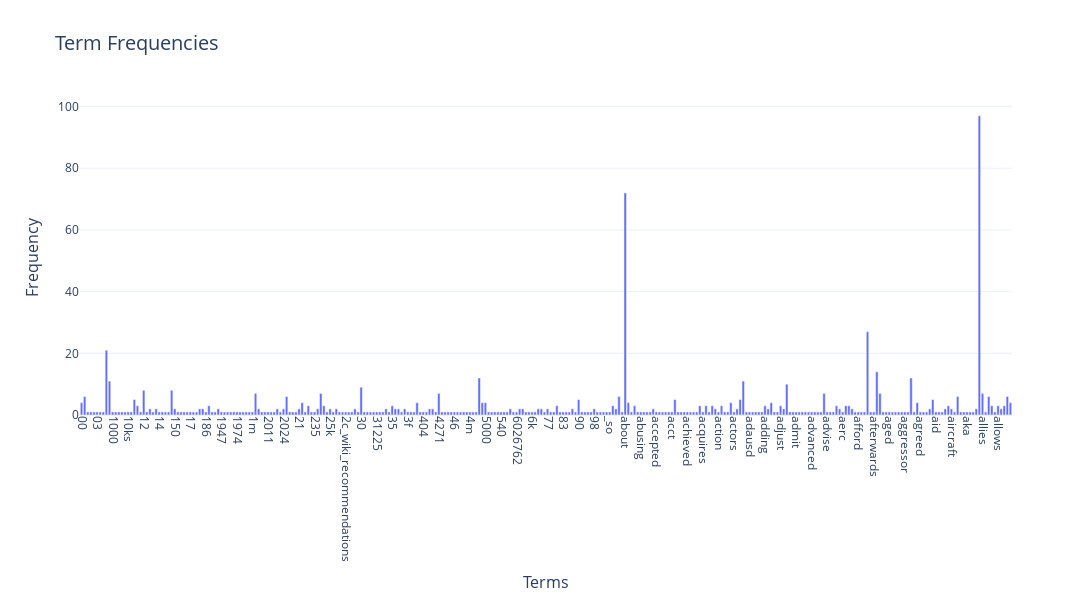

This figure's notebook cell:
### Markdown cell above
### Ex12: term frequency visualization with plotly

### Code cell
# Answer here
import plotly.express as px

# Prepare the data
term_data = pd.DataFrame({
    'Term': count_vect.get_feature_names_out()[:300],
    'Frequency': term_frequencies[:300]
})

# Create the bar chart
fig = px.bar(term_data, 
             x='Term', 
             y='Frequency', 
             title='Term Frequencies',
             labels={'Term': 'Terms', 'Frequency': 'Frequency'},
             template='plotly_white')

# Customize the layout
fig.update_layout(
    xaxis=dict(tickangle=90),  # Rotate x-axis labels
    height=600,  # Adjust height
    width=1200,  # Adjust width
    title_font_size=20,
    xaxis_title_font_size=16,
    yaxis_title_font_size=16
)

# Show the plot
fig.show()

### Figure 1 — Plotly figure (JSON) as saved in the notebook; plotly's stock layout.template omitted (floating-point values rounded to 4 significant figures; data arrays with more than 128 entries replaced by an {"elided": "..."} marker saying what was removed)
{"data": [{"hovertemplate": "Terms=%{x}<br>Frequency=%{y}<extra></extra>", "legendgroup": "", "marker": {"color": "#636efa", "pattern": {"shape": ""}}, "name": "", "orientation": "v", "showlegend": false, "textposition": "auto", "type": "bar", "x": {"elided": "300 str values"}, "xaxis": "x", "y": {"elided": "300 int values"}, "yaxis": "y"}], "layout": {"barmode": "relative", "height": 600, "legend": {"tracegroupgap": 0}, "title": {"font": {"size": 20}, "text": "Term Frequencies"}, "width": 1200, "xaxis": {"anchor": "y", "domain": [0, 1], "tickangle": 90, "title": {"font": {"size": 16}, "text": "Terms"}}, "yaxis": {"anchor": "x", "domain": [0, 1], "title": {"font": {"size": 16}, "text": "Frequency"}}}}
